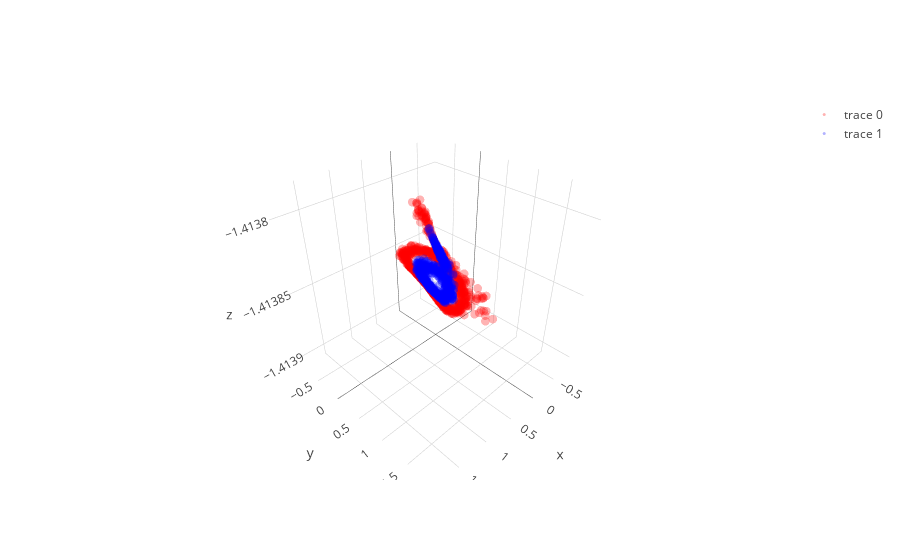
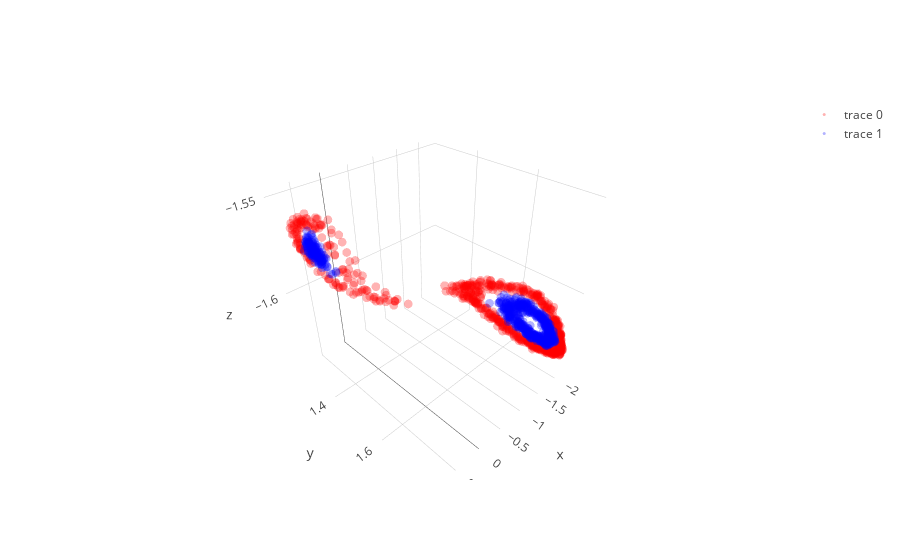
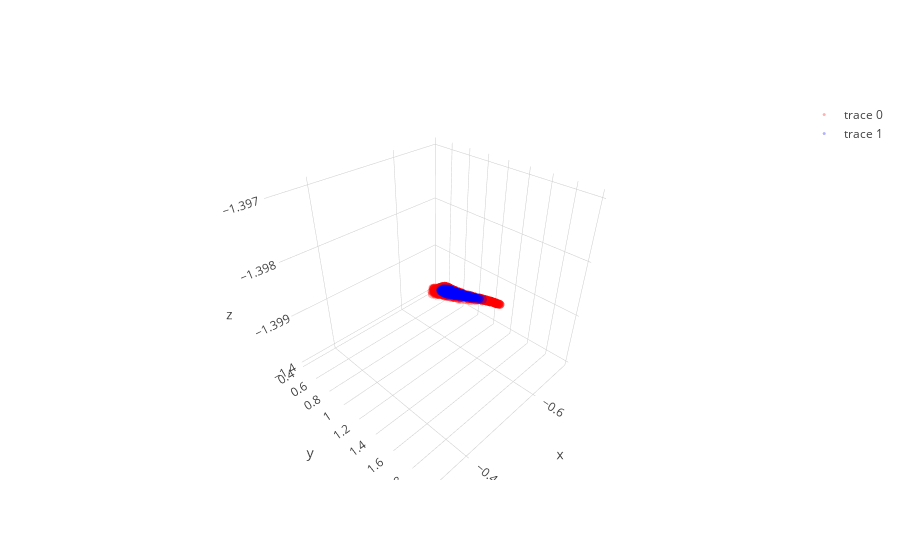

The cell these charts' notebook holds for them, in order:
### Code cell
layer1,layer1_var = l1.feed_non(X)
layer2,layer2_var = l2.feed_non(layer1)
layer3,layer3_var = l3.feed_non(layer2)
layer4,layer4_var = l4.feed_linear(layer3)

show_3D(layer1)  
show_3D(layer2)    
show_3D(layer3)   

plt.figure(figsize=(8,6))
plt.scatter(layer4[y==0, 0], np.zeros((len(dsad)//2,1)), color='red',  alpha=0.1)
plt.scatter(layer4[y==1, 0], np.zeros((len(dsad)//2,1)), color='blue', alpha=0.1)
plt.show()

### Figure 1 — Plotly figure (JSON) as saved in the notebook; plotly's stock layout.template omitted (floating-point values rounded to 4 significant figures; data arrays with more than 128 entries replaced by an {"elided": "..."} marker saying what was removed)
{"data": [{"line": {"color": "red", "width": 0.5}, "marker": {"opacity": 0.3, "size": 3}, "mode": "markers", "type": "scatter3d", "uid": "dedcfbda-eb38-446c-bb16-db933a95d1c9", "x": {"elided": "650 float values"}, "y": {"elided": "650 float values"}, "z": {"elided": "650 float values"}}, {"line": {"color": "blue", "width": 0.5}, "marker": {"opacity": 0.3, "size": 3}, "mode": "markers", "type": "scatter3d", "uid": "d26121ce-e3ad-4384-bde1-c08f9d12190f", "x": {"elided": "650 float values"}, "y": {"elided": "650 float values"}, "z": {"elided": "650 float values"}}], "layout": {}}

### Figure 2 — Plotly figure (JSON) as saved in the notebook; plotly's stock layout.template omitted (floating-point values rounded to 4 significant figures; data arrays with more than 128 entries replaced by an {"elided": "..."} marker saying what was removed)
{"data": [{"line": {"color": "red", "width": 0.5}, "marker": {"opacity": 0.3, "size": 3}, "mode": "markers", "type": "scatter3d", "uid": "c2a507af-123b-4bb6-b5a8-d166f03e9455", "x": {"elided": "650 float values"}, "y": {"elided": "650 float values"}, "z": {"elided": "650 float values"}}, {"line": {"color": "blue", "width": 0.5}, "marker": {"opacity": 0.3, "size": 3}, "mode": "markers", "type": "scatter3d", "uid": "8ddf130c-e6ac-4835-8e18-3d74a8d28fc5", "x": {"elided": "650 float values"}, "y": {"elided": "650 float values"}, "z": {"elided": "650 float values"}}], "layout": {}}

### Figure 3 — Plotly figure (JSON) as saved in the notebook; plotly's stock layout.template omitted (floating-point values rounded to 4 significant figures; data arrays with more than 128 entries replaced by an {"elided": "..."} marker saying what was removed)
{"data": [{"line": {"color": "red", "width": 0.5}, "marker": {"opacity": 0.3, "size": 3}, "mode": "markers", "type": "scatter3d", "uid": "3079a7b6-68c3-45ff-99fa-1e5671fbb5a8", "x": {"elided": "650 float values"}, "y": {"elided": "650 float values"}, "z": {"elided": "650 float values"}}, {"line": {"color": "blue", "width": 0.5}, "marker": {"opacity": 0.3, "size": 3}, "mode": "markers", "type": "scatter3d", "uid": "2f50c40d-e0fb-492d-9f76-d29386d35c42", "x": {"elided": "650 float values"}, "y": {"elided": "650 float values"}, "z": {"elided": "650 float values"}}], "layout": {}}
